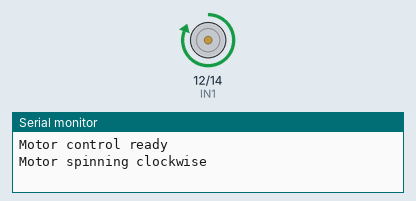
Recording of a sketch running on a simulated Arduino Uno, built with avr-gcc and run on an emulated ATmega328P. Parts: motor-driver pin pairs drawn as motors (green arrow = first pin HIGH = forward, orange = second pin HIGH = backward, longer = more drive, scaled by the enable pin), the last lines printed to the serial monitor.

Above: at 1.0 s.
At 2.5 s:
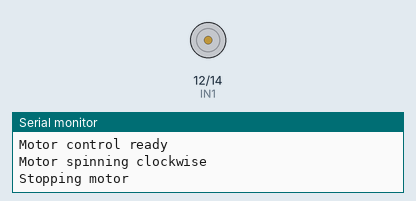
At 4.0 s:
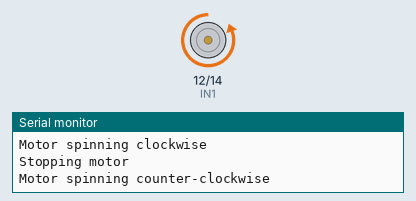
Timing chart, 0 to 7.8 s (numbered marks = the images above):
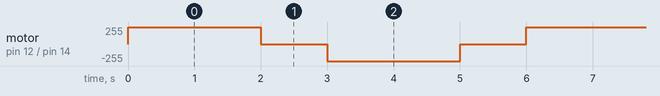

Measured:
- by itself, motor on pin 12 (IN1) / pin 14 (IN2): repeats every 6.0 s: stopped 1.0 s, backward 255/255 2.0 s, stopped 1.0 s, forward 255/255 2.0 s

The sketch:

Foward_Backward.ino
```cpp
// Define pin connections
const int ENA = 13;  // Enable pin for motor speed (PWM)
const int IN1 = 12;  // Input 1 for motor direction
const int IN2 = 14;  // Input 2 for motor direction

void setup() {
  // Set up pins as outputs
  pinMode(ENA, OUTPUT);
  pinMode(IN1, OUTPUT);
  pinMode(IN2, OUTPUT);

  // Start Serial for debugging
  Serial.begin(115200);
  Serial.println("Motor control ready");
}

void loop() {
  // Example usage: Spin motor clockwise
  Serial.println("Motor spinning clockwise");
  digitalWrite(IN1, HIGH);
  digitalWrite(IN2, LOW);
  analogWrite(ENA, 200);  // Set speed (0-255)

  delay(2000);  // Run for 2 seconds

  // Stop the motor
  Serial.println("Stopping motor");
  analogWrite(ENA, 0);
  delay(1000);

  // Spin motor counter-clockwise
  Serial.println("Motor spinning counter-clockwise");
  digitalWrite(IN1, LOW);
  digitalWrite(IN2, HIGH);
  analogWrite(ENA, 200);  // Set speed (0-255)

  delay(2000);  // Run for 2 seconds

  // Stop the motor
  Serial.println("Stopping motor");
  analogWrite(ENA, 0);
  delay(1000);
}
```
